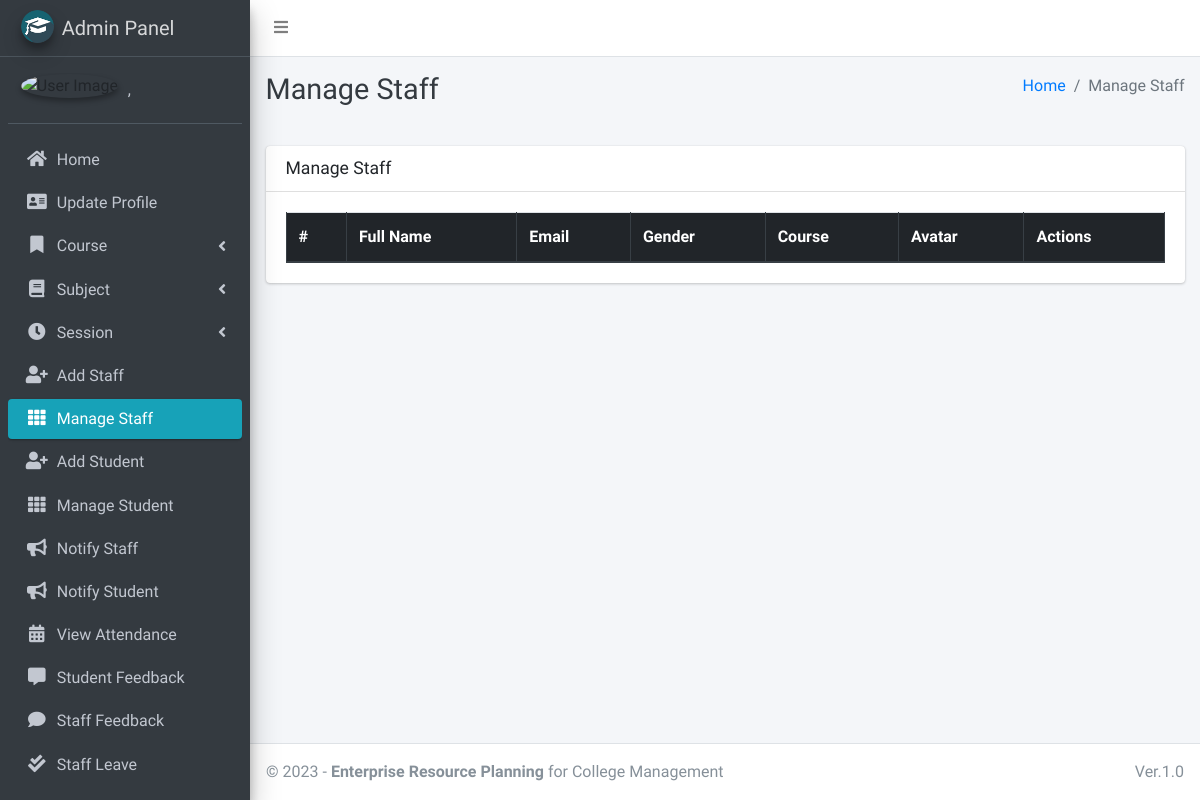
The app's page /staff/manage/ (signed in), older data.
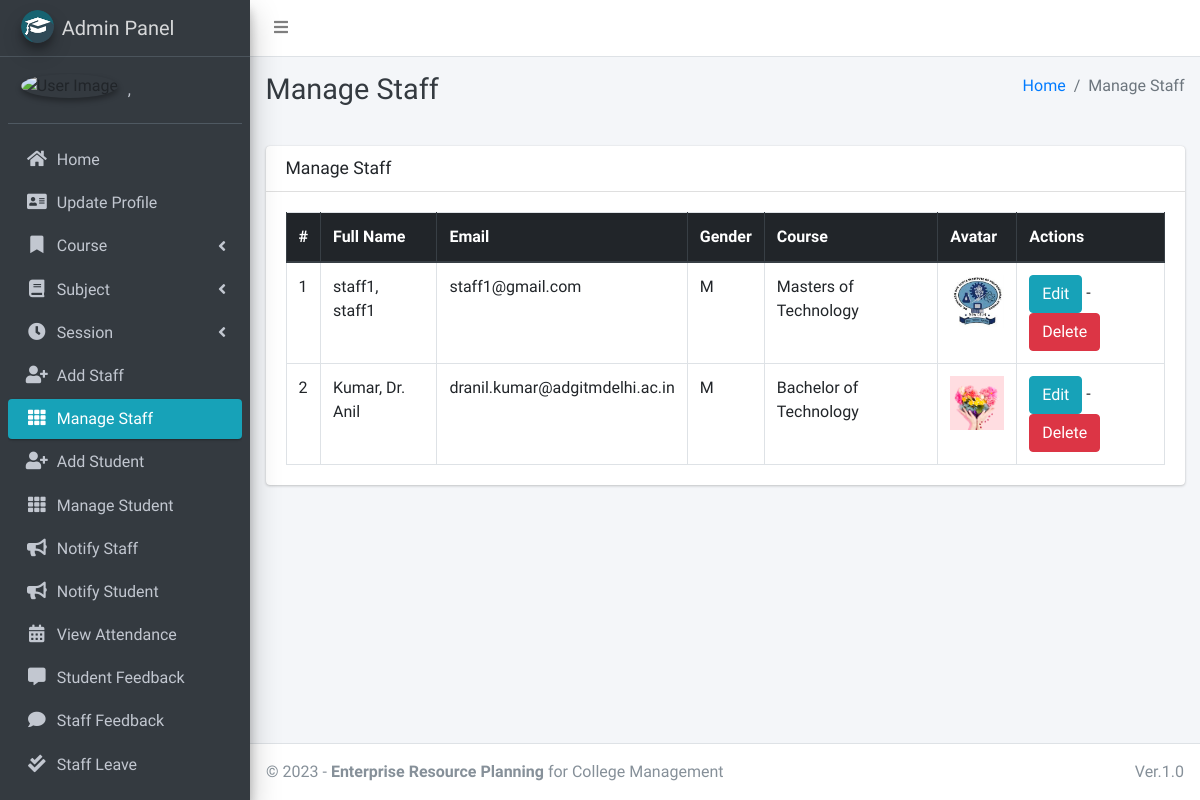
The same page, newer data.
### main_app/models.py (models this page shows, shortened)
class CustomUser(AbstractUser):
    USER_TYPE = ((1, "HOD"), (2, "Staff"), (3, "Student"))
    GENDER = [("M", "Male"), ("F", "Female")]
    username = None  # Removed username, using email instead
    email = models.EmailField(unique=True)
    user_type = models.CharField(default=1, choices=USER_TYPE, max_length=1)
    gender = models.CharField(max_length=1, choices=GENDER)
    profile_pic = models.ImageField()
    address = models.TextField()
    fcm_token = models.TextField(default="")  # For firebase notifications
    created_at = models.DateTimeField(auto_now_add=True)
    updated_at = models.DateTimeField(auto_now=True)
    USERNAME_FIELD = "email"
    REQUIRED_FIELDS = []
    objects = CustomUserManager()
    def __str__(self):
        return self.last_name + ", " + self.first_name

class Staff(models.Model):
    course = models.ForeignKey(Course, on_delete=models.DO_NOTHING, null=True, blank=False)
    admin = models.OneToOneField(CustomUser, on_delete=models.CASCADE)

class Course(models.Model):
    name = models.CharField(max_length=120)
    created_at = models.DateTimeField(auto_now_add=True)
    updated_at = models.DateTimeField(auto_now=True)

### main_app/hod_views.py (the view)
# urls.py: path("staff/manage/", hod_views.manage_staff, name='manage_staff'),
def manage_staff(request):
    allStaff = CustomUser.objects.filter(user_type=2)
    context = {
        'allStaff': allStaff,
        'page_title': 'Manage Staff'
    }
    return render(request, "hod_template/manage_staff.html", context)

### main_app/templates/hod_template/manage_staff.html
{% extends 'main_app/base.html' %}
{% load static %}
{% block page_title %}{{page_title}}{% endblock page_title %}
{% block content %}
<section class="content">
    <div class="container-fluid">
        <div class="row">
            <div class="col-md-12">
                <div class="card">
                    <div class="card-header">
                        <h3 class="card-title">{{page_title}}</h3>
                    </div>
                    <div class="card-body">
                        <table id="example2" class="table table-bordered table-hover">
                            <thead class="thead-dark">
                                <tr>
                                    <th>#</th>
                                    <th>Full Name</th>
                                    <th>Email</th>
                                    <th>Gender</th>
                                    <th>Course</th>
                                    <th>Avatar</th>
                                    <th>Actions</th>
                                </tr>
                            </thead>
                            <tbody>
                                {% for staff in allStaff %}
                                <tr>
                                    <td>{{ forloop.counter }}</td>
                                    <td>{{staff.last_name}}, {{staff.first_name}}</td>
                                    <td>{{staff.email}}</td>
                                    <td>{{staff.gender}}</td>
                                    <td>{{staff.staff.course.name}}</td>
                                    <td>
                                        {% if staff.profile_pic == ""  %}
                                        No Image
                                        {% else %}
                                        <img class="img img-fluid mb-2" height="56" width="56"
                                            src="{{staff.profile_pic}}" alt="">
                                        {% endif %}
                                    </td>
                                    <td>
                                        <a href="{% url 'edit_staff' staff.staff.id %}" class="btn btn-info">Edit</a> -
                                        <a href="{% url 'delete_staff' staff.staff.id %}" class="btn btn-danger" onclick="return confirm('Are you sure about this ?')">Delete</a>
                                    </td>
                                </tr>
                                {% endfor %}
                            </tbody>
                        </table>
                    </div>
                </div>
            </div>
        </div>
    </div>
</section>
{% endblock content %}

Row changes from the older to the newer data that the page shows:
added CustomUser: last_name "staff1", first_name "staff1", email "staff1@gmail.com", gender "M", staff.course.name "Masters of Technology", shows a picture
added CustomUser: last_name "Kumar", first_name "Dr. Anil", email "dranil.kumar@adgitmdelhi.ac.in", gender "M", staff.course.name "Bachelor of Technology", profile_pic (picture)
